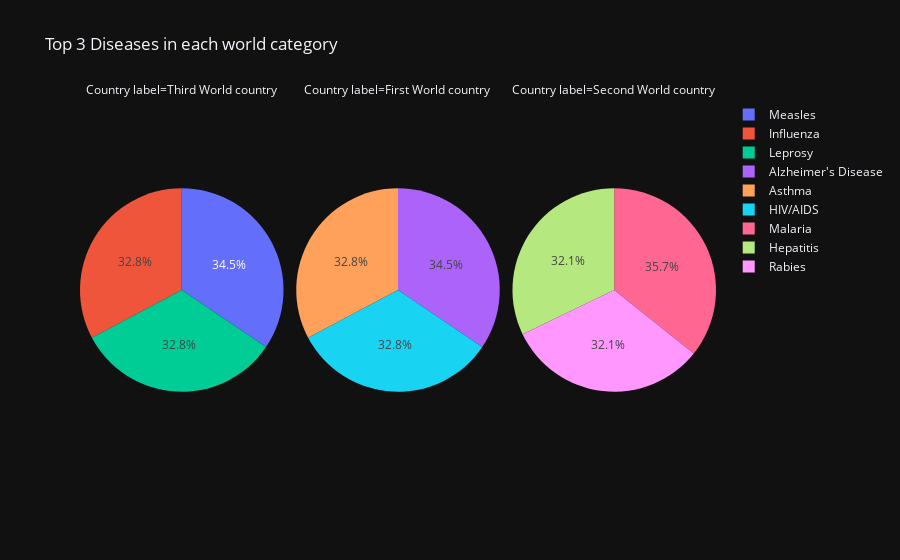

The notebook cell this image was saved under:
### Code cell
top_diseases_df = get_top_3_diseases(df_counts, "Country label")
fig_pie = px.pie(top_diseases_df, values='Count', names='Disease Name',
                 title='Top 3 Diseases in each world category', facet_col='Country label')
fig_pie.show()

### Figure 1 — Plotly figure (JSON) as saved in the notebook; plotly's stock layout.template omitted (floating-point values rounded to 4 significant figures)
{"data": [{"domain": {"x": [0, 0.32], "y": [0, 1]}, "hovertemplate": "Country label=Third World country<br>Disease Name=%{label}<br>Count=%{value}<extra></extra>", "labels": ["Measles", "Influenza", "Leprosy"], "legendgroup": "", "name": "", "showlegend": true, "type": "pie", "values": [20, 19, 19]}, {"domain": {"x": [0.34, 0.66], "y": [0, 1]}, "hovertemplate": "Country label=First World country<br>Disease Name=%{label}<br>Count=%{value}<extra></extra>", "labels": ["Alzheimer's Disease", "Asthma", "HIV/AIDS"], "legendgroup": "", "name": "", "showlegend": true, "type": "pie", "values": [20, 19, 19]}, {"domain": {"x": [0.68, 1.0], "y": [0, 1]}, "hovertemplate": "Country label=Second World country<br>Disease Name=%{label}<br>Count=%{value}<extra></extra>", "labels": ["Malaria", "Hepatitis", "Rabies"], "legendgroup": "", "name": "", "showlegend": true, "type": "pie", "values": [20, 18, 18]}], "layout": {"annotations": [{"font": {}, "showarrow": false, "text": "Country label=Third World country", "x": 0.16, "xanchor": "center", "xref": "paper", "y": 1, "yanchor": "bottom", "yref": "paper"}, {"font": {}, "showarrow": false, "text": "Country label=First World country", "x": 0.5, "xanchor": "center", "xref": "paper", "y": 1, "yanchor": "bottom", "yref": "paper"}, {"font": {}, "showarrow": false, "text": "Country label=Second World country", "x": 0.84, "xanchor": "center", "xref": "paper", "y": 1, "yanchor": "bottom", "yref": "paper"}], "legend": {"tracegroupgap": 0}, "title": {"text": "Top 3 Diseases in each world category"}}}
